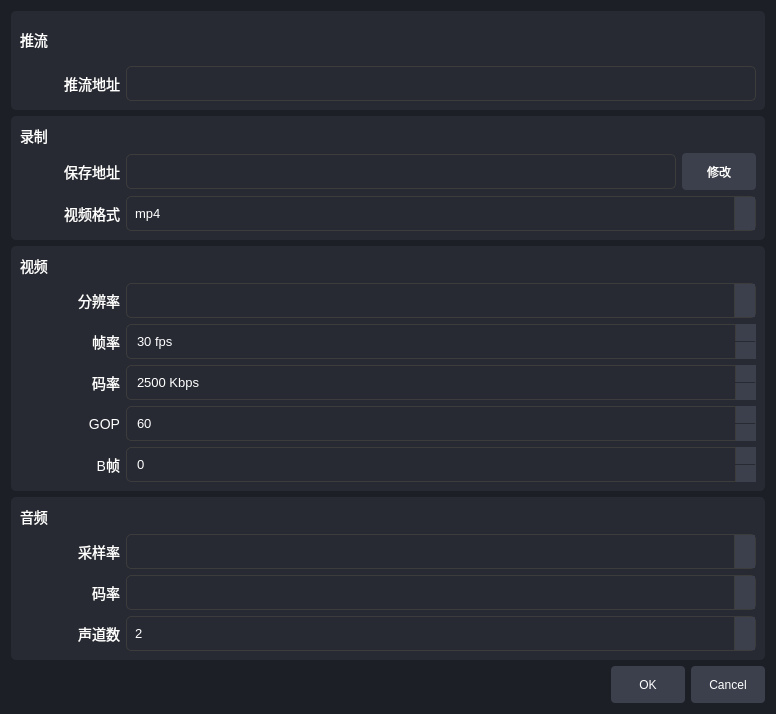
<?xml version="1.0" encoding="UTF-8"?>
<ui version="4.0">
 <class>outputSettingDialog</class>
 <widget class="QDialog" name="outputSettingDialog">
  <property name="geometry">
   <rect>
    <x>0</x>
    <y>0</y>
    <width>776</width>
    <height>714</height>
   </rect>
  </property>
  <property name="windowTitle">
   <string>Dialog</string>
  </property>
  <property name="styleSheet">
   <string notr="true">QDialog{
	background-color:#1D1F26
}


QLabel{
	color:white;
	font-size:14px;
	min-width:100px;
	max-width:100px;
}

QLineEdit{
	 background-color: #3C404D;
    border: 1px solid #3C3C3C;
    border-radius: 5px;
    padding: 4px 8px;
    color: white;
    font-size: 13px;
	min-height:25px;
	max-height:25px;

}
QComboBox {
    background-color: #3C404D;
    border: 1px solid #3C3C3C;
    border-radius: 5px;
    padding: 4px 8px;
    color: white;
    font-size: 13px;
	min-height:25px;
	max-height:25px;
}

QComboBox::drop-down {
    subcontrol-origin: padding;
    subcontrol-position: top right;
    width: 20px;
    border-left: 1px solid #3C3C3C;
    background-color: #3C404D;
}

QComboBox::down-arrow {
    image: url(:/sources/down.png);  /* 你可以用自己的箭头图标 */
	background-color: #3C404D;
    width: 12px;
    height: 12px;
}

QComboBox QAbstractItemView {
    background-color: #3C404D;
    border: 1px solid #3C3C3C;
    selection-background-color: #284CB8;
    selection-color: white;
    color: white;
    font-size: 13px;
    outline: 0;
}

QPushButton {
        background-color: #3C404D;
        border: none;
         border-radius: 4px;
         padding: 6px 12px;
         color: white;
		min-width:50px;
		max-width:50px;
		min-height:25px;
		max-height:25px;

}
QPushButton:hover { background-color: #3c3d47; }
QPushButton:pressed { background-color: #50515b; }


QSpinBox {
    background-color: #3C404D;
    border: 1px solid #3C3C3C;
    border-radius: 5px;
    padding: 4px 8px;
    color: white;
    font-size: 13px;
    min-height: 25px;
    max-height: 25px;
}

/* 去除边框阴影等默认效果 */
QSpinBox:focus {
    border: 1px solid #284CB8;
}

/* 上下按钮区域 */
QSpinBox::up-button, QSpinBox::down-button {
    background-color: #3C404D;
    subcontrol-origin: border;
    width: 20px;
    border-left: 1px solid #3C3C3C;
}

/* 上按钮图标 */
QSpinBox::up-arrow {
    image: url(:/sources/up.png); /* 使用你自己的图标 */
    width: 12px;
    height: 12px;
}

/* 下按钮图标 */
QSpinBox::down-arrow {
    image: url(:/sources/down.png); /* 使用你自己的图标 */
    width: 12px;
    height: 12px;
}

/* 关闭上下按钮按下时的高亮 */
QSpinBox::up-button:pressed,
QSpinBox::down-button:pressed {
    background-color: #50555E;
}

/* 去除输入焦点边框 */
QSpinBox::edit-field {
    background: transparent;
    padding-right: 24px; /* 给按钮留空间 */
}</string>
  </property>
  <layout class="QVBoxLayout" name="verticalLayout_5">
   <item>
    <widget class="QWidget" name="widget" native="true">
     <property name="styleSheet">
      <string notr="true">QWidget{
	background-color:#272A33;
	border-radius:5px;
}</string>
     </property>
     <layout class="QVBoxLayout" name="verticalLayout">
      <item>
       <layout class="QHBoxLayout" name="horizontalLayout">
        <item>
         <widget class="QLabel" name="label">
          <property name="text">
           <string>推流</string>
          </property>
         </widget>
        </item>
        <item>
         <spacer name="horizontalSpacer">
          <property name="orientation">
           <enum>Qt::Orientation::Horizontal</enum>
          </property>
          <property name="sizeHint" stdset="0">
           <size>
            <width>40</width>
            <height>20</height>
           </size>
          </property>
         </spacer>
        </item>
       </layout>
      </item>
      <item>
       <layout class="QHBoxLayout" name="horizontalLayout_2">
        <item>
         <widget class="QLabel" name="pushUrlLabel">
          <property name="layoutDirection">
           <enum>Qt::LayoutDirection::LeftToRight</enum>
          </property>
          <property name="text">
           <string>推流地址</string>
          </property>
          <property name="alignment">
           <set>Qt::AlignmentFlag::AlignRight|Qt::AlignmentFlag::AlignTrailing|Qt::AlignmentFlag::AlignVCenter</set>
          </property>
         </widget>
        </item>
        <item>
         <widget class="QLineEdit" name="pushUrl">
          <property name="text">
           <string/>
          </property>
         </widget>
        </item>
       </layout>
      </item>
     </layout>
    </widget>
   </item>
   <item>
    <widget class="QWidget" name="widget_2" native="true">
     <property name="styleSheet">
      <string notr="true">QWidget{
	background-color:#272A33;
	border-radius:5px;
}</string>
     </property>
     <layout class="QVBoxLayout" name="verticalLayout_2">
      <item>
       <layout class="QHBoxLayout" name="horizontalLayout_3">
        <item>
         <widget class="QLabel" name="label_3">
          <property name="text">
           <string>录制</string>
          </property>
         </widget>
        </item>
        <item>
         <spacer name="horizontalSpacer_2">
          <property name="orientation">
           <enum>Qt::Orientation::Horizontal</enum>
          </property>
          <property name="sizeHint" stdset="0">
           <size>
            <width>40</width>
            <height>20</height>
           </size>
          </property>
         </spacer>
        </item>
       </layout>
      </item>
      <item>
       <layout class="QHBoxLayout" name="horizontalLayout_4">
        <item>
         <widget class="QLabel" name="label_4">
          <property name="text">
           <string>保存地址</string>
          </property>
          <property name="alignment">
           <set>Qt::AlignmentFlag::AlignRight|Qt::AlignmentFlag::AlignTrailing|Qt::AlignmentFlag::AlignVCenter</set>
          </property>
         </widget>
        </item>
        <item>
         <widget class="QLineEdit" name="recordPath">
          <property name="text">
           <string/>
          </property>
         </widget>
        </item>
        <item>
         <widget class="QPushButton" name="changePathBtn">
          <property name="styleSheet">
           <string notr="true">QPushButton {
        background-color: #3C404D;
        border: none;
         border-radius: 4px;
         padding: 6px 12px;
         color: white;
		min-width:50px;
		max-width:50px;
		min-height:25px;
		max-height:25px;

}
QPushButton:hover { background-color: #3c3d47; }
QPushButton:pressed { background-color: #50515b; }</string>
          </property>
          <property name="text">
           <string>修改</string>
          </property>
         </widget>
        </item>
       </layout>
      </item>
      <item>
       <layout class="QHBoxLayout" name="horizontalLayout_9">
        <item>
         <widget class="QLabel" name="label_9">
          <property name="text">
           <string>视频格式</string>
          </property>
          <property name="alignment">
           <set>Qt::AlignmentFlag::AlignRight|Qt::AlignmentFlag::AlignTrailing|Qt::AlignmentFlag::AlignVCenter</set>
          </property>
         </widget>
        </item>
        <item>
         <widget class="QComboBox" name="videoFormatCBBox">
          <item>
           <property name="text">
            <string>mp4</string>
           </property>
          </item>
          <item>
           <property name="text">
            <string>mkv</string>
           </property>
          </item>
          <item>
           <property name="text">
            <string>flv</string>
           </property>
          </item>
         </widget>
        </item>
       </layout>
      </item>
     </layout>
    </widget>
   </item>
   <item>
    <widget class="QWidget" name="widget_3" native="true">
     <property name="styleSheet">
      <string notr="true">QWidget{
	background-color:#272A33;
	border-radius:5px;
}</string>
     </property>
     <layout class="QVBoxLayout" name="verticalLayout_3">
      <item>
       <layout class="QHBoxLayout" name="horizontalLayout_5">
        <item>
         <widget class="QLabel" name="label_5">
          <property name="text">
           <string>视频</string>
          </property>
         </widget>
        </item>
        <item>
         <spacer name="horizontalSpacer_3">
          <property name="orientation">
           <enum>Qt::Orientation::Horizontal</enum>
          </property>
          <property name="sizeHint" stdset="0">
           <size>
            <width>40</width>
            <height>20</height>
           </size>
          </property>
         </spacer>
        </item>
       </layout>
      </item>
      <item>
       <layout class="QHBoxLayout" name="horizontalLayout_6">
        <item>
         <widget class="QLabel" name="label_6">
          <property name="text">
           <string>分辨率</string>
          </property>
          <property name="alignment">
           <set>Qt::AlignmentFlag::AlignRight|Qt::AlignmentFlag::AlignTrailing|Qt::AlignmentFlag::AlignVCenter</set>
          </property>
         </widget>
        </item>
        <item>
         <widget class="QComboBox" name="resolutionCBBox"/>
        </item>
       </layout>
      </item>
      <item>
       <layout class="QHBoxLayout" name="horizontalLayout_10">
        <item>
         <widget class="QLabel" name="label_10">
          <property name="text">
           <string>帧率</string>
          </property>
          <property name="alignment">
           <set>Qt::AlignmentFlag::AlignRight|Qt::AlignmentFlag::AlignTrailing|Qt::AlignmentFlag::AlignVCenter</set>
          </property>
         </widget>
        </item>
        <item>
         <widget class="QSpinBox" name="frameRate">
          <property name="suffix">
           <string> fps</string>
          </property>
          <property name="maximum">
           <number>60</number>
          </property>
          <property name="value">
           <number>30</number>
          </property>
         </widget>
        </item>
       </layout>
      </item>
      <item>
       <layout class="QHBoxLayout" name="horizontalLayout_11">
        <item>
         <widget class="QLabel" name="label_11">
          <property name="text">
           <string>码率</string>
          </property>
          <property name="alignment">
           <set>Qt::AlignmentFlag::AlignRight|Qt::AlignmentFlag::AlignTrailing|Qt::AlignmentFlag::AlignVCenter</set>
          </property>
         </widget>
        </item>
        <item>
         <widget class="QSpinBox" name="videoBitRate">
          <property name="suffix">
           <string> Kbps</string>
          </property>
          <property name="prefix">
           <string/>
          </property>
          <property name="maximum">
           <number>10000</number>
          </property>
          <property name="singleStep">
           <number>50</number>
          </property>
          <property name="value">
           <number>2500</number>
          </property>
         </widget>
        </item>
       </layout>
      </item>
      <item>
       <layout class="QHBoxLayout" name="horizontalLayout_12">
        <item>
         <widget class="QLabel" name="label_12">
          <property name="text">
           <string>GOP</string>
          </property>
          <property name="alignment">
           <set>Qt::AlignmentFlag::AlignRight|Qt::AlignmentFlag::AlignTrailing|Qt::AlignmentFlag::AlignVCenter</set>
          </property>
         </widget>
        </item>
        <item>
         <widget class="QSpinBox" name="gop">
          <property name="maximum">
           <number>200</number>
          </property>
          <property name="value">
           <number>60</number>
          </property>
         </widget>
        </item>
       </layout>
      </item>
      <item>
       <layout class="QHBoxLayout" name="horizontalLayout_13">
        <item>
         <widget class="QLabel" name="label_13">
          <property name="text">
           <string>B帧</string>
          </property>
          <property name="alignment">
           <set>Qt::AlignmentFlag::AlignRight|Qt::AlignmentFlag::AlignTrailing|Qt::AlignmentFlag::AlignVCenter</set>
          </property>
         </widget>
        </item>
        <item>
         <widget class="QSpinBox" name="bframe"/>
        </item>
       </layout>
      </item>
     </layout>
    </widget>
   </item>
   <item>
    <widget class="QWidget" name="widget_4" native="true">
     <property name="styleSheet">
      <string notr="true">QWidget{
	background-color:#272A33;
	border-radius:5px;
}</string>
     </property>
     <layout class="QVBoxLayout" name="verticalLayout_4">
      <item>
       <layout class="QHBoxLayout" name="horizontalLayout_7">
        <item>
         <widget class="QLabel" name="label_7">
          <property name="text">
           <string>音频</string>
          </property>
         </widget>
        </item>
        <item>
         <spacer name="horizontalSpacer_4">
          <property name="orientation">
           <enum>Qt::Orientation::Horizontal</enum>
          </property>
          <property name="sizeHint" stdset="0">
           <size>
            <width>40</width>
            <height>20</height>
           </size>
          </property>
         </spacer>
        </item>
       </layout>
      </item>
      <item>
       <layout class="QHBoxLayout" name="horizontalLayout_8">
        <item>
         <widget class="QLabel" name="label_8">
          <property name="text">
           <string>采样率</string>
          </property>
          <property name="alignment">
           <set>Qt::AlignmentFlag::AlignRight|Qt::AlignmentFlag::AlignTrailing|Qt::AlignmentFlag::AlignVCenter</set>
          </property>
         </widget>
        </item>
        <item>
         <widget class="QComboBox" name="sampleRateCBBox">
          <property name="currentText">
           <string/>
          </property>
         </widget>
        </item>
       </layout>
      </item>
      <item>
       <layout class="QHBoxLayout" name="horizontalLayout_15">
        <item>
         <widget class="QLabel" name="label_15">
          <property name="text">
           <string>码率</string>
          </property>
          <property name="alignment">
           <set>Qt::AlignmentFlag::AlignRight|Qt::AlignmentFlag::AlignTrailing|Qt::AlignmentFlag::AlignVCenter</set>
          </property>
         </widget>
        </item>
        <item>
         <widget class="QComboBox" name="audioBitRateCBBox"/>
        </item>
       </layout>
      </item>
      <item>
       <layout class="QHBoxLayout" name="horizontalLayout_14">
        <item>
         <widget class="QLabel" name="label_14">
          <property name="text">
           <string>声道数</string>
          </property>
          <property name="alignment">
           <set>Qt::AlignmentFlag::AlignRight|Qt::AlignmentFlag::AlignTrailing|Qt::AlignmentFlag::AlignVCenter</set>
          </property>
         </widget>
        </item>
        <item>
         <widget class="QComboBox" name="channelsCBBox">
          <item>
           <property name="text">
            <string>2</string>
           </property>
          </item>
         </widget>
        </item>
       </layout>
      </item>
     </layout>
    </widget>
   </item>
   <item>
    <widget class="QDialogButtonBox" name="buttonBox">
     <property name="orientation">
      <enum>Qt::Orientation::Horizontal</enum>
     </property>
     <property name="standardButtons">
      <set>QDialogButtonBox::StandardButton::Cancel|QDialogButtonBox::StandardButton::Ok</set>
     </property>
    </widget>
   </item>
  </layout>
 </widget>
 <resources/>
 <connections>
  <connection>
   <sender>buttonBox</sender>
   <signal>accepted()</signal>
   <receiver>outputSettingDialog</receiver>
   <slot>accept()</slot>
   <hints>
    <hint type="sourcelabel">
     <x>248</x>
     <y>254</y>
    </hint>
    <hint type="destinationlabel">
     <x>157</x>
     <y>274</y>
    </hint>
   </hints>
  </connection>
  <connection>
   <sender>buttonBox</sender>
   <signal>rejected()</signal>
   <receiver>outputSettingDialog</receiver>
   <slot>reject()</slot>
   <hints>
    <hint type="sourcelabel">
     <x>316</x>
     <y>260</y>
    </hint>
    <hint type="destinationlabel">
     <x>286</x>
     <y>274</y>
    </hint>
   </hints>
  </connection>
 </connections>
</ui>
